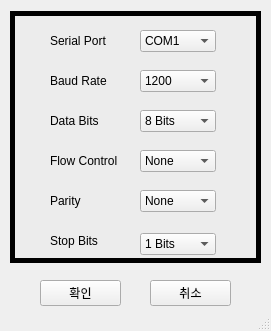
<?xml version="1.0" encoding="UTF-8"?>
<ui version="4.0">
 <class>SerialWindow</class>
 <widget class="QMainWindow" name="SerialWindow">
  <property name="geometry">
   <rect>
    <x>0</x>
    <y>0</y>
    <width>271</width>
    <height>331</height>
   </rect>
  </property>
  <property name="windowTitle">
   <string>MainWindow</string>
  </property>
  <widget class="QWidget" name="centralwidget">
   <widget class="QGroupBox" name="groupBox">
    <property name="geometry">
     <rect>
      <x>10</x>
      <y>10</y>
      <width>251</width>
      <height>251</height>
     </rect>
    </property>
    <property name="title">
     <string/>
    </property>
    <widget class="QComboBox" name="comboBox_6">
     <property name="geometry">
      <rect>
       <x>130</x>
       <y>223</y>
       <width>76</width>
       <height>22</height>
      </rect>
     </property>
     <item>
      <property name="text">
       <string>1 Bits</string>
      </property>
     </item>
     <item>
      <property name="text">
       <string>2 Bits</string>
      </property>
     </item>
    </widget>
    <widget class="QLabel" name="label">
     <property name="geometry">
      <rect>
       <x>40</x>
       <y>23</y>
       <width>71</width>
       <height>16</height>
      </rect>
     </property>
     <property name="text">
      <string>Serial Port</string>
     </property>
    </widget>
    <widget class="QLabel" name="label_2">
     <property name="geometry">
      <rect>
       <x>40</x>
       <y>63</y>
       <width>71</width>
       <height>16</height>
      </rect>
     </property>
     <property name="text">
      <string>Baud Rate</string>
     </property>
    </widget>
    <widget class="QComboBox" name="comboBox_2">
     <property name="geometry">
      <rect>
       <x>130</x>
       <y>20</y>
       <width>76</width>
       <height>22</height>
      </rect>
     </property>
     <item>
      <property name="text">
       <string>COM1</string>
      </property>
     </item>
     <item>
      <property name="text">
       <string>COM2</string>
      </property>
     </item>
     <item>
      <property name="text">
       <string>COM3</string>
      </property>
     </item>
     <item>
      <property name="text">
       <string>COM4</string>
      </property>
     </item>
     <item>
      <property name="text">
       <string>COM5</string>
      </property>
     </item>
     <item>
      <property name="text">
       <string>COM6</string>
      </property>
     </item>
     <item>
      <property name="text">
       <string>COM7</string>
      </property>
     </item>
     <item>
      <property name="text">
       <string>COM8</string>
      </property>
     </item>
     <item>
      <property name="text">
       <string>COM9</string>
      </property>
     </item>
     <item>
      <property name="text">
       <string>COM10</string>
      </property>
     </item>
     <item>
      <property name="text">
       <string>COM11</string>
      </property>
     </item>
     <item>
      <property name="text">
       <string>COM12</string>
      </property>
     </item>
     <item>
      <property name="text">
       <string>COM13</string>
      </property>
     </item>
     <item>
      <property name="text">
       <string>COM14</string>
      </property>
     </item>
     <item>
      <property name="text">
       <string>COM15</string>
      </property>
     </item>
     <item>
      <property name="text">
       <string>COM16</string>
      </property>
     </item>
     <item>
      <property name="text">
       <string>COM17</string>
      </property>
     </item>
     <item>
      <property name="text">
       <string>COM18</string>
      </property>
     </item>
     <item>
      <property name="text">
       <string>COM19</string>
      </property>
     </item>
     <item>
      <property name="text">
       <string>COM20</string>
      </property>
     </item>
    </widget>
    <widget class="QLabel" name="label_5">
     <property name="geometry">
      <rect>
       <x>40</x>
       <y>183</y>
       <width>71</width>
       <height>16</height>
      </rect>
     </property>
     <property name="text">
      <string>Parity</string>
     </property>
    </widget>
    <widget class="QLabel" name="label_4">
     <property name="geometry">
      <rect>
       <x>40</x>
       <y>143</y>
       <width>71</width>
       <height>16</height>
      </rect>
     </property>
     <property name="text">
      <string>Flow Control</string>
     </property>
    </widget>
    <widget class="QComboBox" name="comboBox_5">
     <property name="geometry">
      <rect>
       <x>130</x>
       <y>180</y>
       <width>76</width>
       <height>22</height>
      </rect>
     </property>
     <item>
      <property name="text">
       <string>None</string>
      </property>
     </item>
     <item>
      <property name="text">
       <string>Odd</string>
      </property>
     </item>
     <item>
      <property name="text">
       <string>Even</string>
      </property>
     </item>
     <item>
      <property name="text">
       <string>Mark</string>
      </property>
     </item>
     <item>
      <property name="text">
       <string>Space</string>
      </property>
     </item>
    </widget>
    <widget class="QLabel" name="label_3">
     <property name="geometry">
      <rect>
       <x>40</x>
       <y>103</y>
       <width>71</width>
       <height>16</height>
      </rect>
     </property>
     <property name="text">
      <string>Data Bits</string>
     </property>
    </widget>
    <widget class="QLabel" name="label_6">
     <property name="geometry">
      <rect>
       <x>40</x>
       <y>223</y>
       <width>71</width>
       <height>16</height>
      </rect>
     </property>
     <property name="text">
      <string>Stop Bits</string>
     </property>
    </widget>
    <widget class="QComboBox" name="comboBox">
     <property name="geometry">
      <rect>
       <x>130</x>
       <y>60</y>
       <width>76</width>
       <height>22</height>
      </rect>
     </property>
     <item>
      <property name="text">
       <string>1200</string>
      </property>
     </item>
     <item>
      <property name="text">
       <string>2400</string>
      </property>
     </item>
     <item>
      <property name="text">
       <string>4800</string>
      </property>
     </item>
     <item>
      <property name="text">
       <string>19200</string>
      </property>
     </item>
     <item>
      <property name="text">
       <string>38400</string>
      </property>
     </item>
     <item>
      <property name="text">
       <string>57600</string>
      </property>
     </item>
     <item>
      <property name="text">
       <string>115200</string>
      </property>
     </item>
    </widget>
    <widget class="QComboBox" name="comboBox_3">
     <property name="geometry">
      <rect>
       <x>130</x>
       <y>100</y>
       <width>76</width>
       <height>22</height>
      </rect>
     </property>
     <item>
      <property name="text">
       <string>8 Bits</string>
      </property>
     </item>
     <item>
      <property name="text">
       <string>7 Bits</string>
      </property>
     </item>
    </widget>
    <widget class="QComboBox" name="comboBox_4">
     <property name="geometry">
      <rect>
       <x>130</x>
       <y>140</y>
       <width>76</width>
       <height>22</height>
      </rect>
     </property>
     <item>
      <property name="text">
       <string>None</string>
      </property>
     </item>
     <item>
      <property name="text">
       <string>Xon/Xoff</string>
      </property>
     </item>
     <item>
      <property name="text">
       <string>RTS/CTS</string>
      </property>
     </item>
     <item>
      <property name="text">
       <string>DSR/DTR</string>
      </property>
     </item>
    </widget>
    <widget class="Line" name="line">
     <property name="geometry">
      <rect>
       <x>0</x>
       <y>-7</y>
       <width>251</width>
       <height>21</height>
      </rect>
     </property>
     <property name="frameShadow">
      <enum>QFrame::Plain</enum>
     </property>
     <property name="lineWidth">
      <number>5</number>
     </property>
     <property name="orientation">
      <enum>Qt::Horizontal</enum>
     </property>
    </widget>
    <widget class="Line" name="line_6">
     <property name="geometry">
      <rect>
       <x>-8</x>
       <y>2</y>
       <width>21</width>
       <height>351</height>
      </rect>
     </property>
     <property name="frameShadow">
      <enum>QFrame::Plain</enum>
     </property>
     <property name="lineWidth">
      <number>5</number>
     </property>
     <property name="orientation">
      <enum>Qt::Vertical</enum>
     </property>
    </widget>
    <widget class="Line" name="line_7">
     <property name="geometry">
      <rect>
       <x>238</x>
       <y>2</y>
       <width>21</width>
       <height>351</height>
      </rect>
     </property>
     <property name="frameShadow">
      <enum>QFrame::Plain</enum>
     </property>
     <property name="lineWidth">
      <number>5</number>
     </property>
     <property name="orientation">
      <enum>Qt::Vertical</enum>
     </property>
    </widget>
   </widget>
   <widget class="QPushButton" name="pushButton">
    <property name="geometry">
     <rect>
      <x>40</x>
      <y>280</y>
      <width>81</width>
      <height>26</height>
     </rect>
    </property>
    <property name="text">
     <string>확인</string>
    </property>
   </widget>
   <widget class="QPushButton" name="pushButton_2">
    <property name="geometry">
     <rect>
      <x>150</x>
      <y>280</y>
      <width>81</width>
      <height>26</height>
     </rect>
    </property>
    <property name="text">
     <string>취소</string>
    </property>
   </widget>
   <widget class="Line" name="line_2">
    <property name="geometry">
     <rect>
      <x>10</x>
      <y>250</y>
      <width>251</width>
      <height>21</height>
     </rect>
    </property>
    <property name="frameShadow">
     <enum>QFrame::Plain</enum>
    </property>
    <property name="lineWidth">
     <number>5</number>
    </property>
    <property name="orientation">
     <enum>Qt::Horizontal</enum>
    </property>
   </widget>
  </widget>
  <widget class="QStatusBar" name="statusbar"/>
 </widget>
 <resources/>
 <connections/>
</ui>
